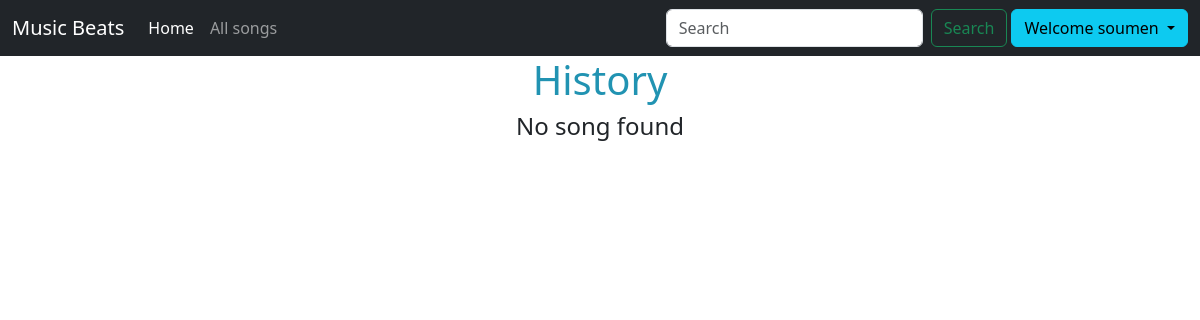
The page /songs/history/ (signed in) on the database as committed earlier.
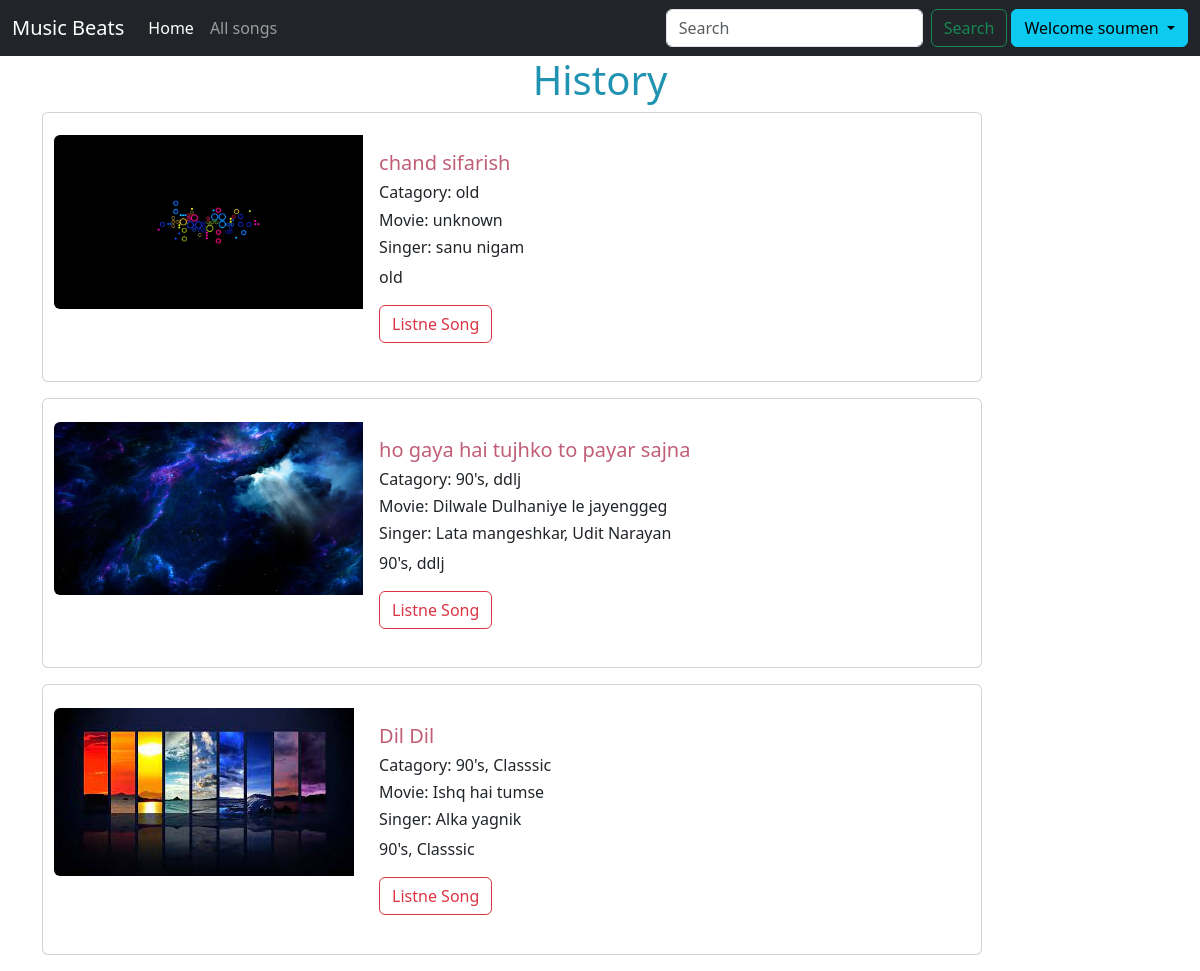
The same page on the database as committed later.
### musicbeats/models.py (models this page shows, shortened)
class History(models.Model):
    History_id = models.AutoField(primary_key=True)
    user = models.ForeignKey(User, on_delete=models.CASCADE, default='')
    song = models.ForeignKey(Song, on_delete=models.CASCADE, default='')

class Song(models.Model):
    song_id=models.AutoField(primary_key=True)
    name=models.CharField(max_length=2000)
    singer=models.CharField(max_length=2000)
    tags= models.CharField(max_length=100)
    image= models.ImageField(upload_to="Documents/images")
    song= models.FileField(upload_to="Documents/songs")
    movie=models.CharField( max_length=100, default='unknown')
    credit=models.CharField( max_length=5000, default='No one')

### musicbeats/views.py (the view)
# urls.py: path('songs/history/', views.history, name='history'),
@login_required(login_url='login')
def history(request):
    context={}
    history_obj=History.objects.filter(user=request.user).all()
    context['hist_objs']=history_obj
    return render(request, 'history.html', context)

### musicbeats/templates/history.html (shortened to what this page needs)
{% extends "base.html" %}
{% load static %}
{% block content %}
    <h1 style="color:#2193b2;" class="text-center">History</h1>
    <div class="container" >
        {% if hist_objs|length < 1 %}
            <h4 class='text-center'>No song found</h4>
        {% endif %}
        {% for hist_obj in hist_objs reversed %}
        <div class="card mb-3" style="max-width: 940px; padding-top:2%; padding-bottom:2%; padding-left:1%">
            <div class="row g-0">
            <div class="col-md-4">
                <img src="{% static hist_obj.song.image %}" class="img-fluid rounded-start" alt="...">
            </div>
            <div class="col-md-8">
                <div class="card-body">
                    <h5 class="card-title" style="color:#c05d77">{{hist_obj.song.name}}</h5>
                    <h6>Catagory: {{hist_obj.song.tags}}</h6>
                    <h6>Movie: {{hist_obj.song.movie}}</h6>
                    <h6>Singer: {{hist_obj.song.singer}}</h6>
                    <p class="card-text">{{hist_obj.song.tags}}</p>
                    <a href="{% url "listne_song" hist_obj.song.song_id %}"><button class="btn btn-outline-danger">Listne Song</button></a>
                </div>
            </div>
            </div>
        </div>
        {% endfor %}
    </div>
{% endblock content %}

Rows that differ between the two databases and show on the page:
added History: song.image (picture), song.name "chand sifarish", song.tags "old", song.movie "unknown", song.singer "sanu nigam"
added History: song.image (picture), song.name "ho gaya hai tujhko to payar sajna", song.tags "90's, ddlj", song.movie "Dilwale Dulhaniye le jayenggeg", song.singer "Lata mangeshkar, Udit Narayan"
added History: song.image (picture), song.name "Dil Dil", song.tags "90's, Classsic", song.movie "Ishq hai tumse", song.singer "Alka yagnik"
Other text that changed with them:
text no longer shown: "No song found"
